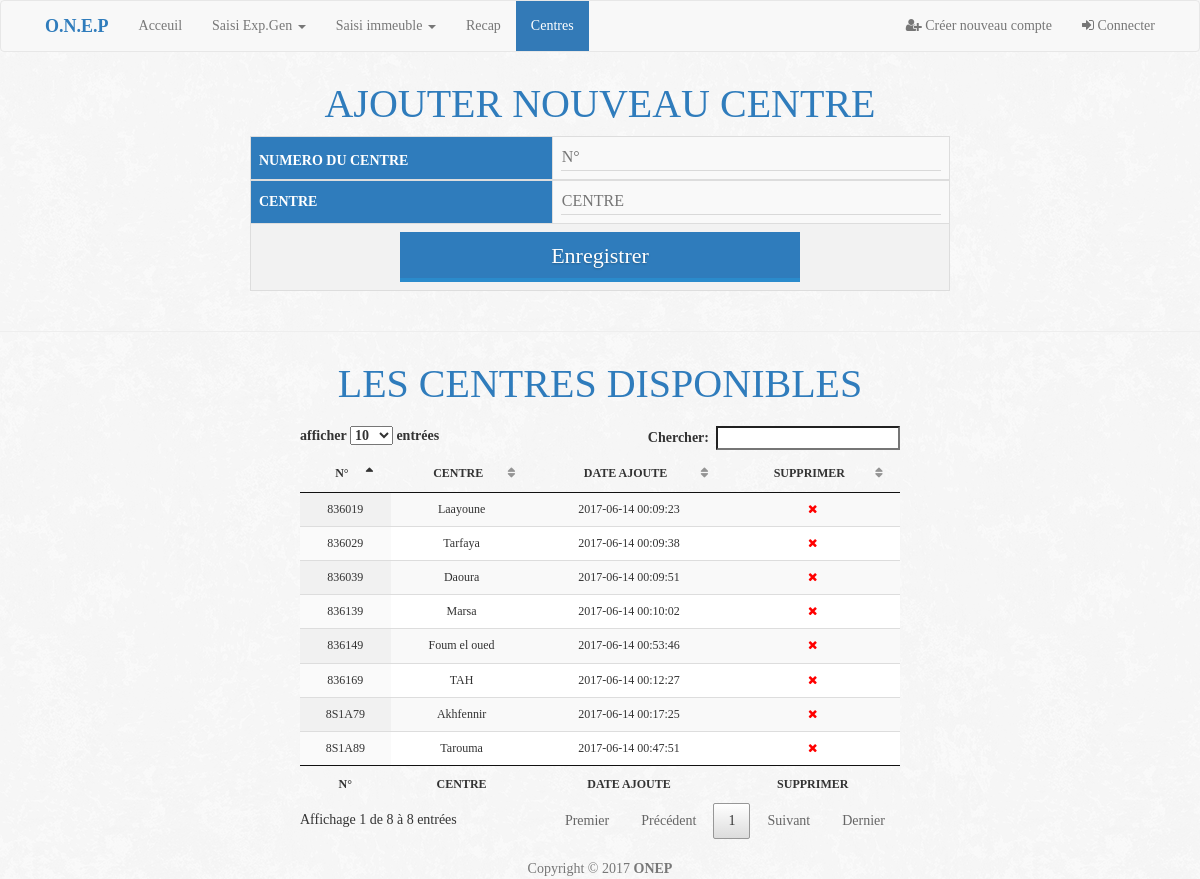
/onep/centre.php, run on the app's committed database.
### tables this page shows
CREATE TABLE `centres` (
  `N` varchar(255) NOT NULL,
  `CENTRE` varchar(255) NOT NULL,
  `DATE_INSERT` datetime NOT NULL
);

### onep/pers_func.php (called while the page is built, shortened)
<?php
require_once 'db_func.php';
function is_logged()
{
    return (isset($_SESSION["USER"]["USERNAME"]));
}
?>

### onep/db_func.php (called while the page is built, shortened)
<?php
require_once("pers_func.php");
function db_connect()
{
    $cn = @mysqli_connect(_SERVER_,_USER_,_PASS_);
    mysqli_query($cn,"SET NAMES 'utf8'");
    return $cn;
}
function db_select($query)
{
    $cn = db_connect();
    $result = mysqli_query($cn,$query);
    $res = array();
    while($row = mysqli_fetch_assoc($result)) { $res[] = $row; }
    return $res;
}
?>

### onep/centre.php (the view, shortened to what this page needs)
<?php
require_once "view.php";
require_once "pers_func.php";
require_once "db_func.php";
$centres = db_select("SELECT * FROM centres ORDER BY DATE_INSERT DESC");
show_header();
?>
        <form method="POST" id="centre" target="<?php echo $_SERVER["PHP_SELF"]; ?>">
            <h1 class="exo huge text-center blue">AJOUTER NOUVEAU CENTRE</h1>
            <div class="table-responsive center_div" style="max-width: 700px;">
                <table class="table zebra-table table-bordered table-hover" id="table_eg">
                    <thead>
                    <tr>
                        <th style="max-width: 200px;">NUMERO DU CENTRE</th>
                        <td>
                            <div class="input">
                                <input type="text" placeholder="N°" name="N"/>
                            </div>
                        </td>
                    </tr>
                    </thead>
                    <tbody>
                    <tr>
                        <th>CENTRE</th>
                        <td>
                            <div class="input">
                                <input type="text" placeholder="CENTRE" name="CENTRE"/>
                            </div>
                        </td>
                    </tr>
                    <tr>
                        <td colspan="2">
                            <input style="max-width: 400px; display: block;" type="submit" name="save_centre" id="save_centre" value="Enregistrer"
                                   class="btn-flat center_div align_c" >
                        </td>
                    </tr>
                    </tbody>
                </table>
            </div>
        </form>
        <hr/>
        <div class="center_div" style="max-width: 600px;">
            <h1 class="exo huge text-center blue">LES CENTRES DISPONIBLES</h1>
            <table class="display table-responsive center_div">
                <thead>
                <tr>
                    <th><span>N°</span></th>
                    <th><span>CENTRE</span></th>
                    <th><span>DATE AJOUTE</span></th>
                    <th><span>SUPPRIMER</span></th>
                </tr>
                </thead>
                <tfoot>
                <tr>
                    <th><span>N°</span></th>
                    <th><span>CENTRE</span></th>
                    <th><span>DATE AJOUTE</span></th>
                    <th><span>SUPPRIMER</span></th>
                </tr>
                </tfoot>
                <tbody>
                <?php for ($i = 0; $i < count($centres); $i++): ?>
                    <tr>
                        <td><?php echo $centres[$i]["N"]; ?></td>
                        <td><?php echo $centres[$i]["CENTRE"]; ?></td>
                        <td><?php echo $centres[$i]["DATE_INSERT"]; ?></td>
                        <td><span onclick="remove_record('centre', '<?php echo $centres[$i]["N"]; ?>')"><i class="fa fa-times" title="Supprimer" style="cursor: pointer; color: red;" aria-hidden="true"></i></span></td>
                    </tr>
                <?php endfor; ?>
                </tbody>
            </table>
        </div>
<?php
show_footer();
?>

### onep/view.php (shortened to what this page needs)
<?php
require_once 'pers_func.php';
function show_header($with_nav=true)
{
    ?>
    <!DOCTYPE html>
    <html lang="en">
        <head>
            <link href="css/font-awesome.min.css" rel="stylesheet">
            <link href="css/bootstrap.css" rel="stylesheet">
            <link href="css/jquery.dataTables.css" rel="stylesheet">
            <link href="css/sb-admin-2.css" rel="stylesheet">
            <link rel="stylesheet" type="text/css" href="css/style.css">
        </head>
        <body>
            <div id="fundo">
                <?php if($with_nav) { ?>
                <nav class="navbar navbar-default">
                    <div class="container">
                    <div class="container-fluid">
                        <div class="navbar-header">
                            <a class="navbar-brand" href="index.php">
                                <b class="blue">O.N.E.P</b>
                            </a>
                        </div>
                        <ul class="nav navbar-nav">
                            <li <?php if(strtolower(basename($_SERVER['PHP_SELF'])) == "index.php" ) echo 'class="active"'; ?>><a href="index.php">Acceuil</a></li>
                            <li class="dropdown <?php if(strtolower(basename($_SERVER['PHP_SELF'])) == "eg.php" ) echo 'active'; ?>"><a class="dropdown-toggle" data-toggle="dropdown" href="#">Saisi Exp.Gen <span class="caret"></span></a>
                            </li>
                            <li class="dropdown <?php if(strtolower(basename($_SERVER['PHP_SELF'])) == "immeuble.php" ) echo 'active'; ?>"><a class="dropdown-toggle" data-toggle="dropdown" href="#">Saisi immeuble <span class="caret"></span></a>
                            </li>
                            <li <?php if(strtolower(basename($_SERVER['PHP_SELF'])) == "show.php" ) echo 'class="active"'; ?>><a href="show.php">Recap</a></li>
                            <li <?php if(strtolower(basename($_SERVER['PHP_SELF'])) == "centre.php" ) echo 'class="active"'; ?>><a href="centre.php">Centres</a></li>
                        </ul>
                        <ul class="nav navbar-nav navbar-right">
                            <?php if(!is_logged()) { ?>
                            <li><a href="signup.php"><i class="fa fa-user-plus" aria-hidden="true"></i> Créer nouveau compte</a></li>
                            <li><a href="login.php"><i class="fa fa-sign-in" aria-hidden="true"></i> Connecter</a></li>
                            <?php } else { ?>
                            <li><a href="logout.php"><i class="fa fa-sign-out" aria-hidden="true"></i> Déconnecter</a></li>
                            <?php }  ?>
                        </ul>
                    </div>
                </nav>
            <?php } else { ?>
            <div class="container">
            <?php } ?>
        <?php
}
function show_footer($show_copy=true)
{
                if($show_copy) :
    ?>
                    <div style="margin-top: 20px">
                        <p class="text-muted text-center" style="display:block;">Copyright © 2017 <b>ONEP</b></p>
                    </div>
                <?php endif; ?>
                </div>
        </body>
    </html>
    <?php
}
    ?>

### onep/css/sb-admin-2.css (style rules this page uses)
body { background-color: #f8f8f8; }
table.dataTable thead .sorting, table.dataTable thead .sorting_asc, table.dataTable thead .sorting_desc, table.dataTable thead .sorting_asc_disabled, table.dataTable thead .sorting_desc_disabled { background: transparent; }
table.dataTable thead .sorting_asc:after { content: "\f0de"; float: right; font-family: fontawesome; }
table.dataTable thead .sorting:after { content: "\f0dc"; float: right; font-family: fontawesome; color: rgba(50, 50, 50, 0.5); }
.huge { font-size: 40px; }

### onep/css/style.css (style rules this page uses)
* { margin: 0; padding: 0; box-sizing: border-box; }
body { background: url("../img/white_wall_hash.png") #f1f1f1; background-repeat: repeat; font-family: exo; }
h1 { padding-top: 10px; font-size: 36px; pointer-events: none; font-family:sans-serif; }
.input { border-bottom: 1px solid #d9d9d9; padding: 1px; }
.input input { width: 100%; border: none; outline: 0; color: #333; font-size: 16px; background: transparent; font-family: exo; }
.btn-flat { margin-top: 20px; position: relative; vertical-align: top; width: 100%; height: 50px; padding: 0; font-size: 22px; color: white; text-align: center; text-shadow: 0 1px 2px rgba(0, 0, 0, 0.25); background: #2f7cbc; border: 0; border-bottom: 2px solid #2a8bcc; cursor: pointer; -webkit-box-shadow: inset 0 -2px #2a8bcc; box-shadow: inset 0 -2px #2a8bcc; font-family: exo; }
#fundo { position: absolute; top: 0; left: 0; right: 0; bottom: 0; }
.align_c { text-align: center; }
.center_div { margin: 0 auto; }
.blue { color: #2f7cbc; }
.exo { font-family: "exo"; }
table.zebra-table { border-collapse: collapse; width: 100%; }
table.zebra-table th, table.zebra-table td { text-align: left; padding: 8px; }
table.zebra-table tr:nth-child(even) { background-color: #f2f2f2 }
table.zebra-table tr:nth-child(odd) { background-color: #f9f9f9 }
table.zebra-table th { background-color: #2f7cbc; color: white; }
html { height: 100%; }
body { min-height:100%; position:relative; padding-bottom:100px; }

### data on the page
centres: N "836149", CENTRE "Foum el oued", DATE_INSERT "2017-06-14 00:53:46"
centres: N "8S1A89", CENTRE "Tarouma", DATE_INSERT "2017-06-14 00:47:51"
centres: N "8S1A79", CENTRE "Akhfennir", DATE_INSERT "2017-06-14 00:17:25"
centres: N "836169", CENTRE "TAH", DATE_INSERT "2017-06-14 00:12:27"
centres: N "836139", CENTRE "Marsa", DATE_INSERT "2017-06-14 00:10:02"
centres: N "836039", CENTRE "Daoura", DATE_INSERT "2017-06-14 00:09:51"
centres: N "836029", CENTRE "Tarfaya", DATE_INSERT "2017-06-14 00:09:38"
centres: N "836019", CENTRE "Laayoune", DATE_INSERT "2017-06-14 00:09:23"
